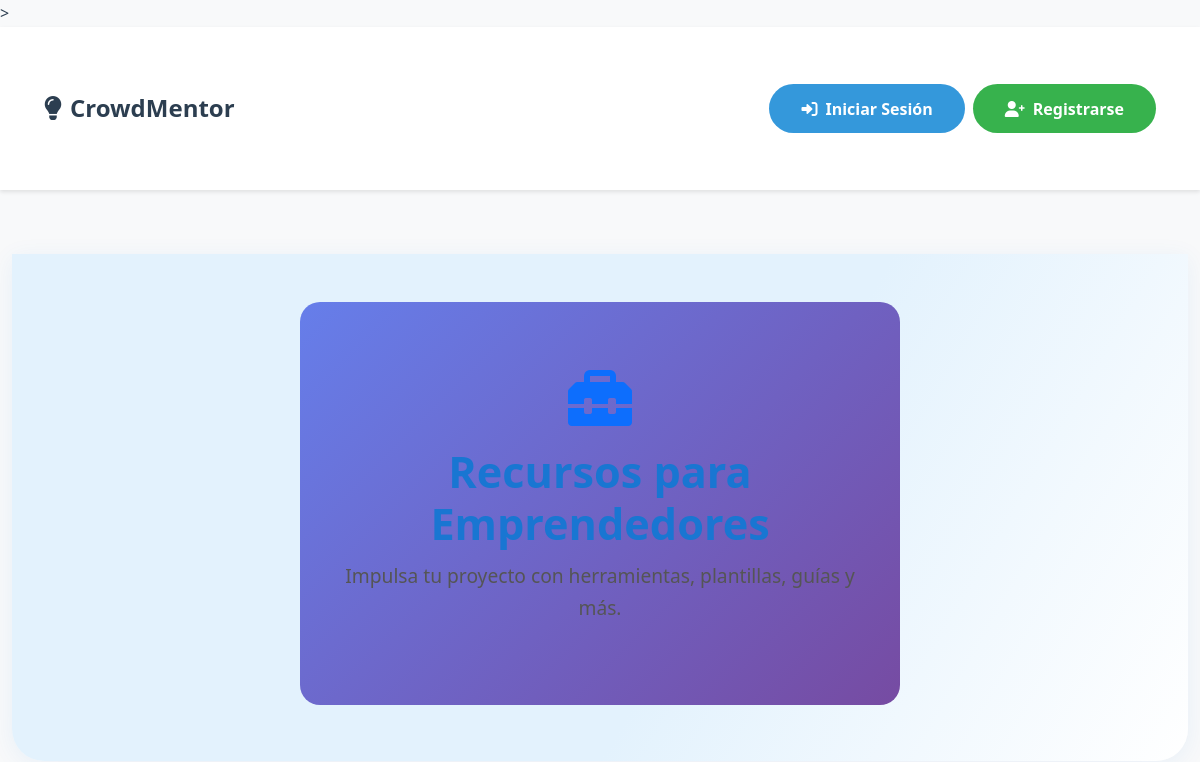
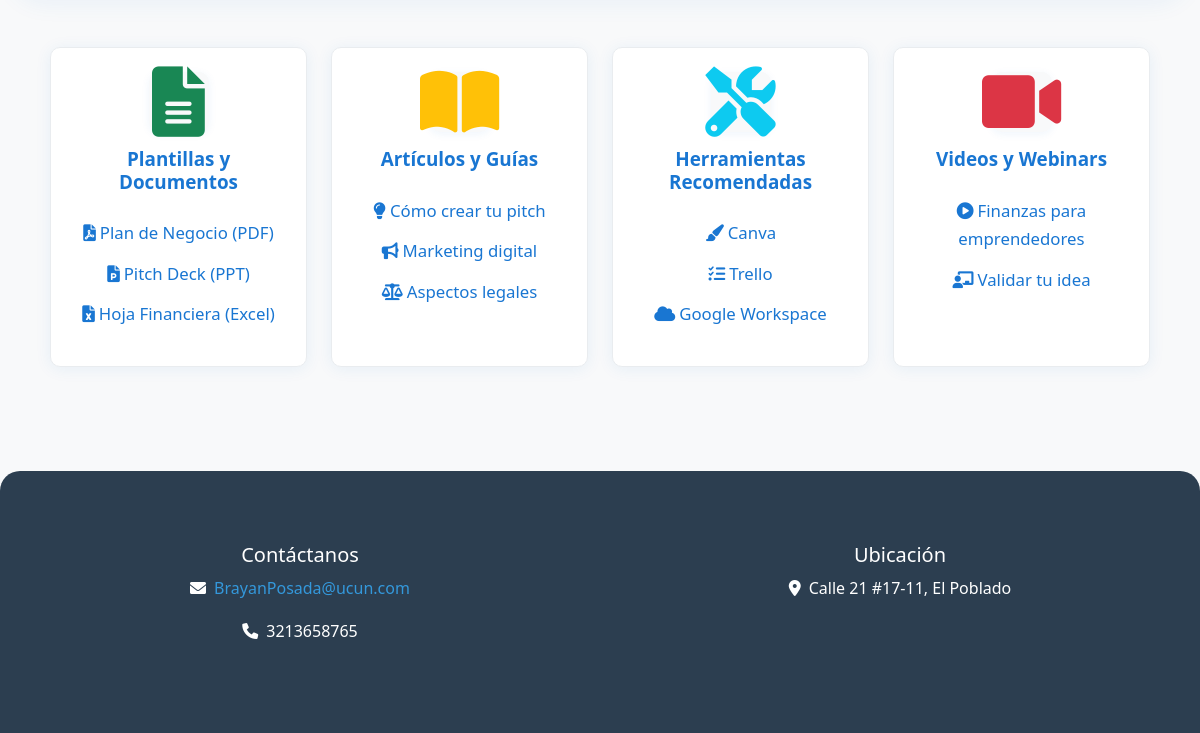
The app's page /resources/, older data (2 pictures, top to bottom).
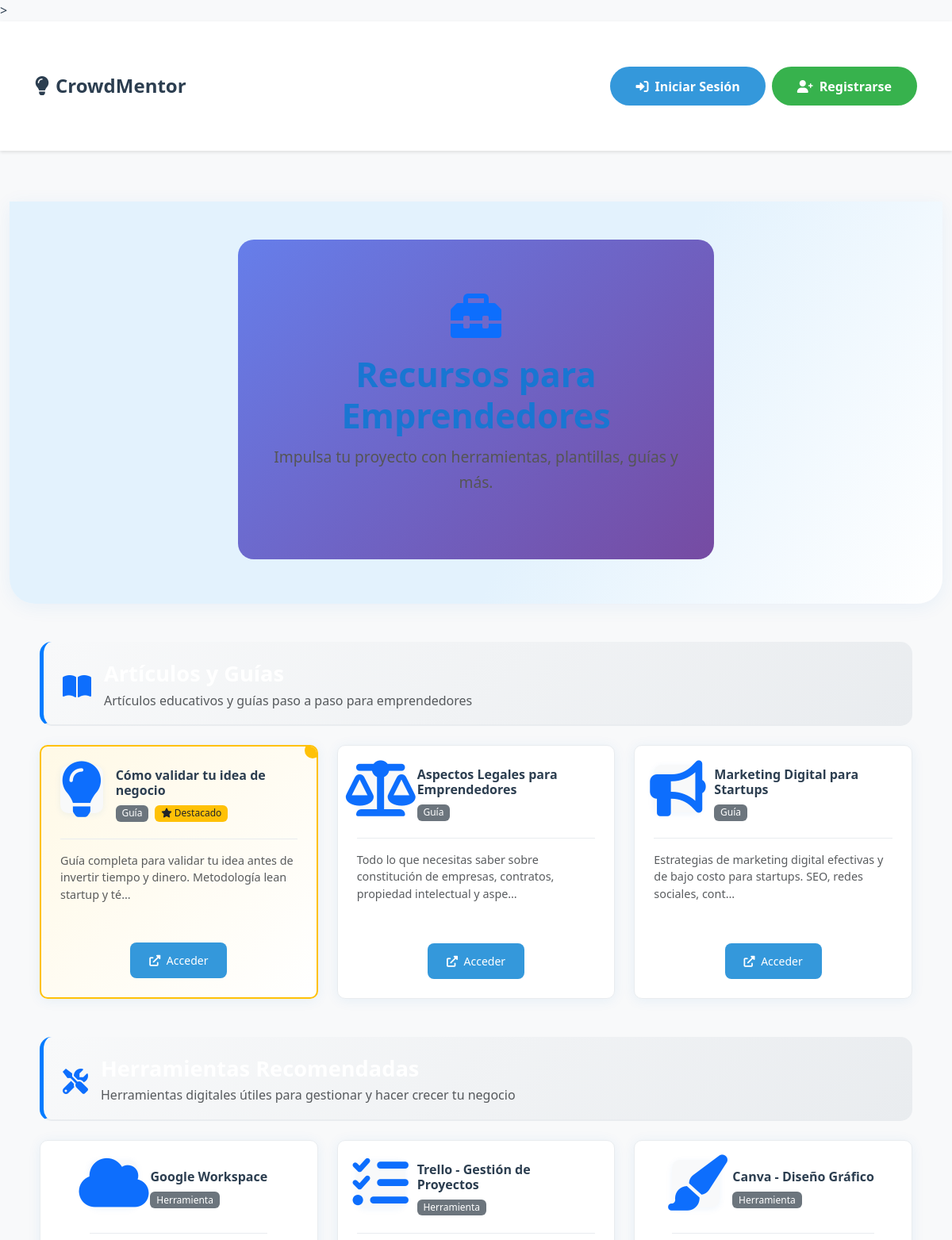
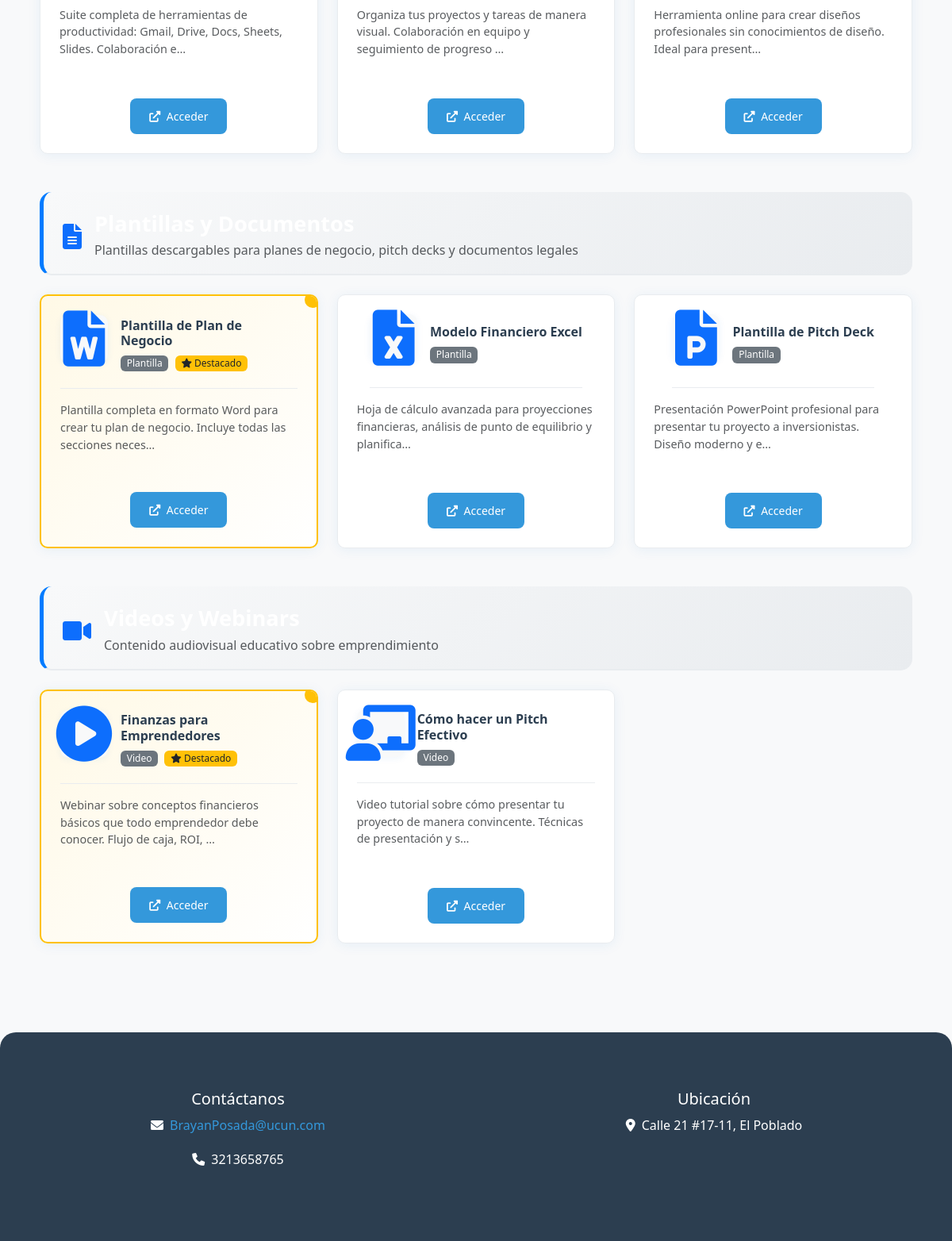
The same page, newer data (2 pictures, top to bottom).
### core/models.py (models this page shows, shortened)
class ResourceCategory(models.Model):
    name = models.CharField(max_length=100, unique=True)
    description = models.TextField(blank=True)
    icon = models.CharField(max_length=50, default='fas fa-folder')  # FontAwesome icon class
    created_at = models.DateTimeField(auto_now_add=True)
    updated_at = models.DateTimeField(auto_now=True)
    class Meta:
        verbose_name_plural = "Resource Categories"
        ordering = ['name']

class Resource(models.Model):
    RESOURCE_TYPES = (
        ('document', 'Documento'),
        ('link', 'Enlace'),
        ('video', 'Video'),
        ('tool', 'Herramienta'),
        ('template', 'Plantilla'),
        ('guide', 'Guía'),
    )
    title = models.CharField(max_length=200)
    description = models.TextField()
    resource_type = models.CharField(max_length=20, choices=RESOURCE_TYPES)
    category = models.ForeignKey(ResourceCategory, on_delete=models.CASCADE, related_name='resources')
    file = models.FileField(upload_to='resources/files/', blank=True, null=True)
    url = models.URLField(blank=True, null=True)
    icon = models.CharField(max_length=50, default='fas fa-file')  # FontAwesome icon class
    is_active = models.BooleanField(default=True)
    is_featured = models.BooleanField(default=False)  # Para destacar recursos importantes
    created_at = models.DateTimeField(auto_now_add=True)
    updated_at = models.DateTimeField(auto_now=True)
    created_by = models.ForeignKey(User, on_delete=models.CASCADE)
    class Meta:
        ordering = ['-is_featured', '-created_at']
    def get_resource_url(self):
        if self.file:
            return self.file.url
        return self.url or '#'

### core/views.py (the view)
# urls.py: path('resources/', resources, name='resources'),
def resources(request):
    categories = ResourceCategory.objects.all()
    resources_by_category = {}
    for category in categories:
        resources_by_category[category] = Resource.objects.filter(
            category=category,
            is_active=True
        ).order_by('-is_featured', '-created_at')[:10]  # Máximo 10 recursos por categoría
    return render(request, 'resources.html', {
        'categories': categories,
        'resources_by_category': resources_by_category
    })

### core/templates/resources.html (shortened to what this page needs)
{% extends 'base.html' %}
{% load static %}
{% block extra_css %}
<link rel="stylesheet" href="{% static 'css/admin_resources.css' %}">
{% endblock %}
{% block content %}
<div class="resources-hero text-center mb-5">
    <div class="resources-hero-bg">
        <i class="fas fa-toolbox fa-4x text-primary mb-3"></i>
        <h1 class="fw-bold">Recursos para Emprendedores</h1>
        <p class="lead">Impulsa tu proyecto con herramientas, plantillas, guías y más.</p>
    </div>
</div>
<div class="resources-container">
    {% if categories %}
        {% for category, resources in resources_by_category.items %}
            {% if resources %}
                <div class="row mb-5">
                    <div class="col-12">
                        <div class="category-header mb-4">
                            <div class="d-flex align-items-center">
                                <i class="{{ category.icon }} fa-2x text-primary me-3"></i>
                                <div>
                                    <h3 class="fw-bold mb-1">{{ category.name }}</h3>
                                    <p class="text-muted mb-0">{{ category.description }}</p>
                                </div>
                            </div>
                        </div>
                        <div class="row g-4">
                            {% for resource in resources %}
                                <div class="col-md-6 col-lg-4">
                                    <div class="resource-card h-100 p-4 {% if resource.is_featured %}featured-resource{% endif %}">
                                        <div class="resource-header mb-3">
                                            <div class="d-flex align-items-center">
                                                <div class="resource-icon me-3">
                                                    <i class="{{ resource.icon }} fa-2x text-primary"></i>
                                                </div>
                                                <div class="flex-grow-1">
                                                    <h6 class="fw-bold mb-1">{{ resource.title }}</h6>
                                                    <span class="badge bg-secondary">{{ resource.get_resource_type_display }}</span>
                                                    {% if resource.is_featured %}
                                                        <span class="badge bg-warning ms-1">
                                                            <i class="fas fa-star"></i> Destacado
                                                        </span>
                                                    {% endif %}
                                                </div>
                                            </div>
                                        </div>
                                        <p class="resource-description text-muted mb-3">
                                            {{ resource.description|truncatechars:100 }}
                                        </p>
                                        <div class="resource-actions">
                                            {% if resource.get_resource_url != '#' %}
                                                <a href="{{ resource.get_resource_url }}"
                                                   target="_blank"
                                                   class="btn btn-primary btn-sm w-100">
                                                    {% if resource.file %}
                                                        <i class="fas fa-download me-1"></i> Descargar
                                                    {% else %}
                                                        <i class="fas fa-external-link-alt me-1"></i> Acceder
                                                    {% endif %}
                                                </a>
                                            {% else %}
                                                <button class="btn btn-secondary btn-sm w-100" disabled>
                                                    <i class="fas fa-times me-1"></i> No disponible
                                                </button>
                                            {% endif %}
                                        </div>
                                    </div>
                                </div>
                            {% endfor %}
                        </div>
                    </div>
                </div>
            {% endif %}
        {% endfor %}
    {% else %}
        <div class="row g-4">
            <div class="col-md-6 col-lg-3">
                <div class="resource-card h-100 text-center p-4">
                    <div class="resource-icon mb-3"><i class="fas fa-file-alt fa-2x text-success"></i></div>
                    <h5 class="fw-bold mb-2">Plantillas y Documentos</h5>
                    <ul class="list-unstyled mb-0">
                        <li><a href="#"><i class="fas fa-file-pdf me-1"></i>Plan de Negocio (PDF)</a></li>
                        <li><a href="#"><i class="fas fa-file-powerpoint me-1"></i>Pitch Deck (PPT)</a></li>
                        <li><a href="#"><i class="fas fa-file-excel me-1"></i>Hoja Financiera (Excel)</a></li>
                    </ul>
                </div>
            </div>
            <div class="col-md-6 col-lg-3">
                <div class="resource-card h-100 text-center p-4">
                    <div class="resource-icon mb-3"><i class="fas fa-book-open fa-2x text-warning"></i></div>
                    <h5 class="fw-bold mb-2">Artículos y Guías</h5>
                    <ul class="list-unstyled mb-0">
                        <li><a href="#"><i class="fas fa-lightbulb me-1"></i>Cómo crear tu pitch</a></li>
                        <li><a href="#"><i class="fas fa-bullhorn me-1"></i>Marketing digital</a></li>
                        <li><a href="#"><i class="fas fa-balance-scale me-1"></i>Aspectos legales</a></li>
                    </ul>
                </div>
            </div>
            <div class="col-md-6 col-lg-3">
                <div class="resource-card h-100 text-center p-4">
                    <div class="resource-icon mb-3"><i class="fas fa-tools fa-2x text-info"></i></div>
                    <h5 class="fw-bold mb-2">Herramientas Recomendadas</h5>
                    <ul class="list-unstyled mb-0">
                        <li><a href="https://www.canva.com/" target="_blank"><i class="fas fa-paint-brush me-1"></i>Canva</a></li>
                        <li><a href="https://trello.com/" target="_blank"><i class="fas fa-tasks me-1"></i>Trello</a></li>
                        <li><a href="https://workspace.google.com/" target="_blank"><i class="fas fa-cloud me-1"></i>Google Workspace</a></li>
                    </ul>
                </div>
            </div>
            <div class="col-md-6 col-lg-3">
                <div class="resource-card h-100 text-center p-4">
                    <div class="resource-icon mb-3"><i class="fas fa-video fa-2x text-danger"></i></div>
                    <h5 class="fw-bold mb-2">Videos y Webinars</h5>
                    <ul class="list-unstyled mb-0">
                        <li><a href="#"><i class="fas fa-play-circle me-1"></i>Finanzas para emprendedores</a></li>
                        <li><a href="#"><i class="fas fa-chalkboard-teacher me-1"></i>Validar tu idea</a></li>
                    </ul>
                </div>
            </div>
        </div>
    {% endif %}
</div>
{% endblock %}

### core/templates/base.html (shortened to what this page needs)
{% load static %}
<!DOCTYPE html>
<html lang="es">
<head>
    <link href="https://cdn.jsdelivr.net/npm/bootstrap@5.3.0/dist/css/bootstrap.min.css" rel="stylesheet">
    <link rel="stylesheet" href="https://cdnjs.cloudflare.com/ajax/libs/animate.css/4.1.1/animate.min.css">
    <link rel="stylesheet" href="https://cdnjs.cloudflare.com/ajax/libs/font-awesome/6.0.0/css/all.min.css">
    <link rel="stylesheet" href="{% static 'css/styles.css' %}">
    <link rel="stylesheet" href="{% static 'css/home.css' %}">
    <link rel="stylesheet" href="{% static 'css/project_list.css' %}">
    <link rel="stylesheet" href="{% static 'css/project_detail.css' %}">
    <link rel="stylesheet" href="{% static 'css/project_create.css' %}">
        <link rel="stylesheet" href="{% static 'css/resources.css' %}">
    {% block extra_css %}{% endblock %}>
</head>
<body>
    <nav class="navbar navbar-expand-lg navbar-light">
        <div class="container">
            <a class="navbar-brand" href="{% url 'home' %}">
                <i class="fas fa-lightbulb me-2"></i>CrowdMentor
            </a>
            <div class="collapse navbar-collapse" id="navbarNav">
                <ul class="navbar-nav ms-auto">
                    <div class="d-flex align-items-center">
                        {% if user.is_authenticated %}
                            {% if user.is_staff %}
                                <a href="{% url 'admin_dashboard' %}" class="btn btn-outline-primary me-2">
                                    <i class="fas fa-tachometer-alt me-2"></i>Panel
                                </a>
                            {% else %}
                                <a href="{% url 'dashboard' %}" class="btn btn-outline-primary me-2">
                                    <i class="fas fa-tachometer-alt me-2"></i>Panel
                                </a>
                            {% endif %}
                            <a href="{% url 'project_list' %}" class="btn btn-outline-success me-2">
                                <i class="fas fa-lightbulb me-2"></i>Proyectos
                            </a>
                            <a href="{% url 'mentor_list' %}" class="btn btn-outline-info me-2">
                                <i class="fas fa-users me-2"></i>Mentores
                            </a>
                            <a href="{% url 'resources' %}" class="btn btn-outline-secondary me-2">
                                <i class="fas fa-tools me-2"></i>Recursos
                            </a>
                            <a href="{% url 'logout' %}" class="btn btn-outline-danger">
                                <i class="fas fa-sign-out-alt me-2"></i>Cerrar Sesión
                            </a>
                        {% else %}
                            <a href="{% url 'login' %}" class="btn btn-primary me-2 auth-btn">
                                <i class="fas fa-sign-in-alt me-2"></i>Iniciar Sesión
                            </a>
                            <a href="{% url 'register' %}" class="btn btn-success auth-btn">
                                <i class="fas fa-user-plus me-2"></i>Registrarse
                            </a>
                        {% endif %}
                    </div>
                </ul>
            </div>
        </div>
    </nav>
    <div class="container py-4">
        {% block content %}
        {% endblock %}
    </div>
    <footer class="text-center">
        <div class="container">
            <div class="row">
                <div class="col-md-6">
                    <h5>Contáctanos</h5>
                    <p><i class="fas fa-envelope me-2"></i><a href="mailto:BrayanPosada@ucun.com">BrayanPosada@ucun.com</a></p>
                    <p><i class="fas fa-phone me-2"></i>3213658765</p>
                </div>
                <div class="col-md-6">
                    <h5>Ubicación</h5>
                    <p><i class="fas fa-map-marker-alt me-2"></i>Calle 21 #17-11, El Poblado</p>
                </div>
            </div>
        </div>
    </footer>
</body>
</html>

Row changes from the older to the newer data that the page shows:
added ResourceCategory: description "Artículos educativos y guías paso a paso para emprendedores"
added Resource: title "Cómo validar tu idea de negocio", resource_type "Guía", is_featured True (drawn), description "Guía completa para validar tu idea antes de invertir tiempo y dinero. Metodología lean startup y té…", file "Acceder", shown under "Artículos educativos y guías paso a paso para emprendedores"
added Resource: title "Aspectos Legales para Emprendedores", resource_type "Guía", description "Todo lo que necesitas saber sobre constitución de empresas, contratos, propiedad intelectual y aspe…", file "Acceder", shown under "Artículos educativos y guías paso a paso para emprendedores"
added Resource: title "Marketing Digital para Startups", resource_type "Guía", description "Estrategias de marketing digital efectivas y de bajo costo para startups. SEO, redes sociales, cont…", file "Acceder", shown under "Artículos educativos y guías paso a paso para emprendedores"
added ResourceCategory: description "Herramientas digitales útiles para gestionar y hacer crecer tu negocio"
added Resource: title "Google Workspace", resource_type "Herramienta", description "Suite completa de herramientas de productividad: Gmail, Drive, Docs, Sheets, Slides. Colaboración e…", file "Acceder", shown under "Herramientas digitales útiles para gestionar y hacer crecer tu negocio"
added Resource: title "Trello - Gestión de Proyectos", resource_type "Herramienta", description "Organiza tus proyectos y tareas de manera visual. Colaboración en equipo y seguimiento de progreso …", file "Acceder", shown under "Herramientas digitales útiles para gestionar y hacer crecer tu negocio"
added Resource: title "Canva - Diseño Gráfico", resource_type "Herramienta", description "Herramienta online para crear diseños profesionales sin conocimientos de diseño. Ideal para present…", file "Acceder", shown under "Herramientas digitales útiles para gestionar y hacer crecer tu negocio"
added ResourceCategory: description "Plantillas descargables para planes de negocio, pitch decks y documentos legales"
added Resource: title "Plantilla de Plan de Negocio", resource_type "Plantilla", is_featured True (drawn), description "Plantilla completa en formato Word para crear tu plan de negocio. Incluye todas las secciones neces…", file "Acceder", shown under "Plantillas descargables para planes de negocio, pitch decks y documentos legales"
added Resource: title "Modelo Financiero Excel", resource_type "Plantilla", description "Hoja de cálculo avanzada para proyecciones financieras, análisis de punto de equilibrio y planifica…", file "Acceder", shown under "Plantillas descargables para planes de negocio, pitch decks y documentos legales"
added Resource: title "Plantilla de Pitch Deck", resource_type "Plantilla", description "Presentación PowerPoint profesional para presentar tu proyecto a inversionistas. Diseño moderno y e…", file "Acceder", shown under "Plantillas descargables para planes de negocio, pitch decks y documentos legales"
added ResourceCategory: description "Contenido audiovisual educativo sobre emprendimiento"
added Resource: title "Finanzas para Emprendedores", resource_type "Video", is_featured True (drawn), description "Webinar sobre conceptos financieros básicos que todo emprendedor debe conocer. Flujo de caja, ROI, …", file "Acceder", shown under "Contenido audiovisual educativo sobre emprendimiento"
added Resource: title "Cómo hacer un Pitch Efectivo", resource_type "Video", description "Video tutorial sobre cómo presentar tu proyecto de manera convincente. Técnicas de presentación y s…", file "Acceder", shown under "Contenido audiovisual educativo sobre emprendimiento"
Text that changed along with them:
text no longer shown: "Plantillas y Documentos Plan de Negocio (PDF) Pitch Deck (PPT) Hoja Financiera (Excel) Artículos y Guías Cómo crear tu pitch Marketing digital Aspectos legales Herramientas Recomendadas Canva Trello Google Workspace Videos y Webinars Finanzas para emprendedores Validar tu idea"
